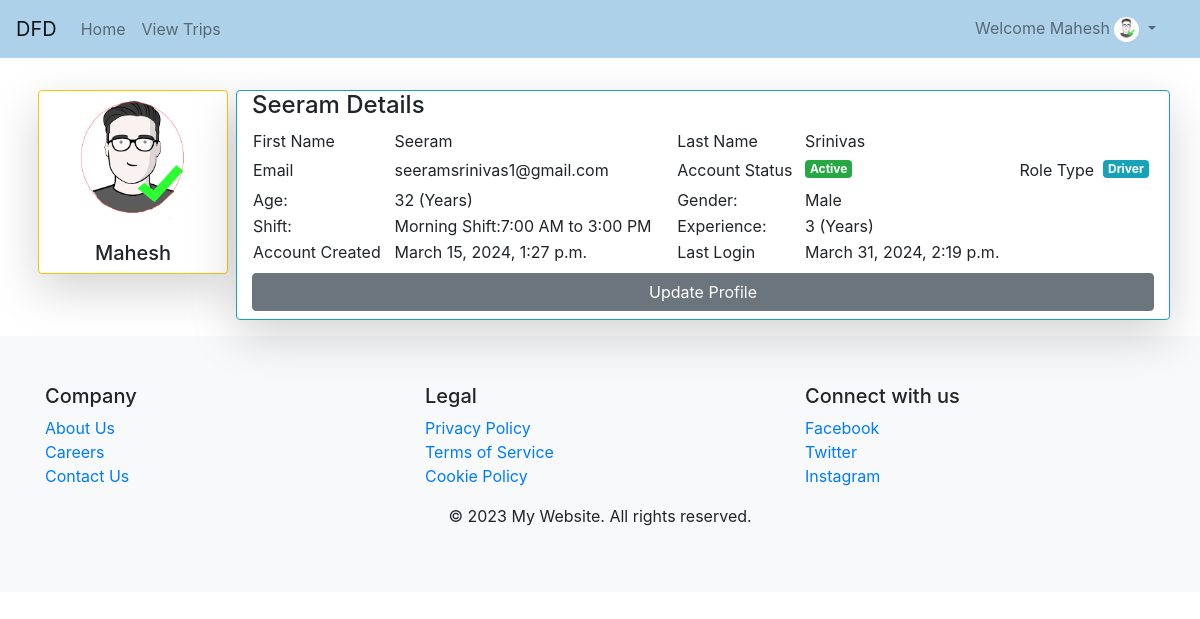
Page /profile/ (signed in) on the committed database.
### Face_Recognition/models.py (models this page shows)
class User(AbstractUser):
	rt = [
		(0,'User'),
		(1,'Driver'),
		(2,'Staff'),
		(3,'admin'),
	]
	License = models.CharField(max_length=20)
	role_type = models.IntegerField(default=0)
	upfe = models.ImageField(upload_to='Profiles/',default='sample.png')

class DriverProfile(models.Model):
	g = [
		("k","Select Your Gender"),
		('M',"Male"),
		("F","Female")
		]
	Av = [
		("Ava","Select your Availability"),
		("Mrng","Morning Shift:7:00 AM to 3:00 PM"),
		("Day","Day Shift:10:00 AM to 6:00 PM"),
		("Eve","Evening Shift:3:00 PM to 11:00 PM"),
		("Night","Night Shift:11:00 PM to 7:00 AM")
	]
	age = models.IntegerField()
	gender = models.CharField(max_length=5,default='k',choices=g)
	Availability = models.CharField(max_length=5,default='Ava',choices=Av)
	expr = models.IntegerField()
	Driver = models.OneToOneField(User,on_delete=models.CASCADE)
	status = models.BooleanField(default=0)

### Face_Recognition/views.py (the view)
# urls.py: path('profile/',views.profile,name="profile"),
@login_required
def profile(request):
    return render(request,'profile.html')

### templates/profile.html (shortened to what this page needs)
{% extends 'base.html' %}
{% block content %}
<div class="row my-2">
    <div class="card col-md-2 col-sm-6 shadow-lg border border-warning mx-2 h-100 my-2">
        <img src="{{request.user.upfe.url}}" height="150px" width="100%" class="rounded-circle">
        <h5 class="text-center">{{request.user.username}}</h5>
    </div>
    <div class="card col-md shadow-lg border border-info h-100 my-2">
        <h4>{{request.user.first_name}} Details</h4>
        <table>
            <tr>
                <td>First Name</td>
                <td>{{request.user.first_name}}</td>
                <td>Last Name</td>
                <td>{{request.user.last_name}}</td>
            </tr>
            <tr>
                <td>Email</td>
                <td>{{request.user.email}}</td>
                <td>Account Status</td>
                <td>
                    {% if request.user.is_active == 1 %}
                    <h5 class="badge badge-success">Active</h5>
                    {% else %}
                    <span class="badge badge-danger">InActive</span>
                    {% endif %}
                </td>
                <td>Role Type</td>
                <td>
                    {% if request.user.role_type == 0 %}
                    <h4 class="badge badge-warning">User</h4>
                    {% elif request.user.role_type == 1 %}
                    <h4 class="badge badge-info">Driver</h4>
                    {% elif request.user.role_type == 2 %}
                    <h4 class="badge badge-success">Staff</h4>
                    {% elif request.user.role_type == 3 %}
                    <h4 class="badge badge-success">Admin</h4>
                    {% endif %}
                </td>
            </tr>
            {% if request.user.role_type == 0 %}
            {% if request.user.userprofile.status == 1 %}
            <tr>
                <td>Age: </td>
                <td>{{request.user.userprofile.age}}</td>
                <td>Gender: </td>
                <td>{% if request.user.userprofile.gender == 'M' %}
                    Male
                    {% elif request.user.userprofile.gender == 'F' %}
                    Female
                    {% else %}
                    {% endif %}
                </td>
            </tr>
            <tr>
                <td>Contact: </td>
                <td>{{request.user.userprofile.contact}}</td>
                <td>Address: </td>
                <td>{{request.user.userprofile.address}}</td>
            </tr>
            {% endif %}
            {% elif request.user.role_type == 1 %}
            {% if request.user.driverprofile.status == 1 %}
            <tr>
                <td>Age: </td>
                <td>{{request.user.driverprofile.age}} (Years)</td>
                <td>Gender: </td>
                <td>
                	{% if request.user.driverprofile.gender == 'M' %}
                    Male
                    {% elif request.user.driverprofile.gender == 'F' %}
                    Female
                    {% endif %}
                </td>
            </tr>
            <tr>
                <td>Shift: </td>
                <td>
                	{% if request.user.driverprofile.Availability == 'Mrng' %}
                    Morning Shift:7:00 AM to 3:00 PM
                    {% elif request.user.driverprofile.Availability == 'Day' %}
                    Day Shift:10:00 AM to 6:00 PM
                    {% elif request.user.driverprofile.Availability == 'Eve' %}
                    Evening Shift:3:00 PM to 11:00 PM
                    {% elif request.user.driverprofile.Availability == 'Night' %}
                    Night Shift:11:00 PM to 7:00 AM
                    {% endif %}
                </td>
                <td>Experience: </td>
                <td>{{request.user.driverprofile.expr}} (Years)</td>
            </tr>
            {% endif %}
            {% endif %}
            <tr>
                <td>Account Created</td>
                <td>{{request.user.date_joined}}</td>
                <td>Last Login</td>
                <td>{{request.user.last_login}}</td>
            </tr>
        </table>
        <a href="{% url 'update' %}" class="btn btn-secondary my-2">Update Profile</a>
    </div>
</div>
{% endblock %}

### templates/navbar.html (shortened to what this page needs)
<nav class="navbar navbar-expand-lg navbar-light" style="background-color: #aed1ea;">
    <a class="navbar-brand" href="{% url 'hm' %}">DFD</a>
    <div class="collapse navbar-collapse" id="collapsibleNavbar">
        <ul class="navbar-nav">
            {% if not user.is_authenticated %}
                <li class="nav-item">
                    <a class="nav-link {% if request.path == '/' %}active{% endif %}" href="{% url 'hm' %}">Home</a>
                </li>
                <li class="nav-item">
                    <a class="nav-link {% if request.path == '/about/' %}active{% endif %}" href="{% url 'about' %}">About</a>
                </li>
                <li class="nav-item">
                    <a class="nav-link {% if request.path == '/contact/' %}active{% endif %}" href="{% url 'contact' %}">Contact</a>
                </li>
                <li class="nav-item">
                    <a class="nav-link {% if request.path == '/register/' %}active{% endif %}" href="{% url 'register' %}">Register</a>
                </li>
                {% else %}
                    <li class="nav-item">
                        <a class="nav-link {% if request.path == '/' %}active{% endif %}" href="{% url 'hm' %}">Home</a>
                    </li>
                {% if request.user.role_type == 0 %}
                    <li class="nav-item">
                        <a class="nav-link {% if request.path == '/viewtrips/' %}active{% endif %}" href="{% url 'view_trips' %}">View Trips</a>
                    </li>
                {% elif request.user.role_type == 1 %}
                    <li class="nav-item">
                        <a class="nav-link {% if request.path == '/viewtrips/' %}active{% endif %}" href="{% url 'view_trips' %}">View Trips</a>
                    </li>
                {% elif request.user.role_type == 2 %}
                    <li class="nav-item">
                        <a class="nav-link {% if request.path == '/viewtrips/' %}active{% endif %}" href="{% url 'view_trips' %}">View Trips</a>
                    </li>
                {% endif %}
            {% endif %}
        </ul>
        <ul class="navbar-nav ml-auto" style="margin-right: 20px">
            {% if user.is_authenticated %}
                <div class="dropdown">
                    <a class="nav-link dropdown-toggle" data-toggle="dropdown">Welcome {{request.user.username}}
                        <img src="{{request.user.upfe.url}}" class="rounded-circle" height="25px" width="25px">
                    </a>
                </div>
            {% else %}
                <li class="nav-item">
                    <a class="nav-link {% if request.path == '/lgo/' %}active{% endif %}" href="{% url 'login' %}">Login</a>
                </li>
            {% endif %}
          </ul>
    </div>
</nav>

### rows in the picture
User: user.username "Mahesh", user.upfe (picture), user.first_name "Seeram", user.last_name "Srinivas", user.email "seeramsrinivas1@gmail.com", user.driverprofile.age "32", user.driverprofile.expr "3", user.date_joined "March 15, 2024, 1:27 p.m.", user.last_login "March 31, 2024, 2:19 p.m."
